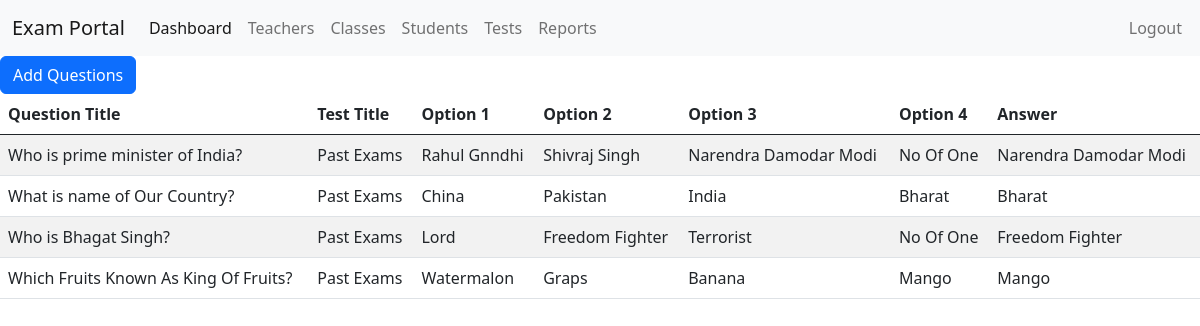
/questions.php?id=8 (signed in), run on the app's committed database.
### tables this page shows
CREATE TABLE `questions` (
  `q_id` int(11) NOT NULL,
  `test_id` int(11) NOT NULL,
  `q_title` text NOT NULL,
  `op1` text NOT NULL,
  `op2` text NOT NULL,
  `op3` text NOT NULL,
  `op4` text NOT NULL,
  `answer` text NOT NULL,
  `created_date` datetime NOT NULL DEFAULT current_timestamp(),
  `status` tinyint(2) NOT NULL DEFAULT 1
);

CREATE TABLE `tests` (
  `test_id` int(11) NOT NULL,
  `test_title` varchar(255) NOT NULL,
  `class_id` int(11) NOT NULL,
  `nagetive_marks` float NOT NULL DEFAULT 0,
  `per_question_marks` float NOT NULL DEFAULT 1,
  `no_of_questions` int(11) NOT NULL DEFAULT 1,
  `test_date` date NOT NULL DEFAULT current_timestamp(),
  `test_start_time` time NOT NULL,
  `test_end_time` time NOT NULL,
  `created_date` datetime NOT NULL DEFAULT current_timestamp(),
  `status` tinyint(4) NOT NULL DEFAULT 1
);

### questions.php (the view, shortened to what this page needs)
<?php
include('header.php');
include('navbar.php');
$db = mysqli_connect('localhost','root','','ex_portal');
$test_id = $_GET['id'];
$questions = $db->query("SELECT * FROM questions INNER JOIN tests ON tests.test_id = questions.test_id WHERE questions.test_id = $test_id");
?>
<button type="button" class="btn btn-primary" data-bs-toggle="modal" data-bs-target="#exampleModal">
  Add Questions
</button>
<table id="example" class="table table-striped" style="width:100%">
        <thead>
            <tr>
                <th>Question Title</th>
                <th>Test Title</th>
                <th>Option 1</th>
                <th>Option 2</th>
                <th>Option 3</th>
                <th>Option 4</th>
                <th>Answer</th>
            </tr>
        </thead>
        <tbody>
            <?php foreach($questions as $ques) {?>
            <tr>
                <td> <?php echo $ques['q_title'];?></td>
                <td> <?php echo $ques['test_title'];?></td>
                <td> <?php echo $ques['op1'];?></td>
                <td> <?php echo $ques['op2'];?></td>
                <td> <?php echo $ques['op3'];?></td>
                <td> <?php echo $ques['op4'];?></td>
                <td> <?php echo $ques['answer'];?></td>
            </tr>
            <?php } ?>
    </tbody>
</table>
<?php include('footer.php');?>

### data on the page
questions: q_title "Who is prime minister of India?", test.test_title "Past Exams", op1 "Rahul Gnndhi", op2 "Shivraj Singh", op3 "Narendra Damodar Modi", op4 "No Of One", answer "Narendra Damodar Modi"
questions: q_title "What is name of Our Country?", test.test_title "Past Exams", op1 "China", op2 "Pakistan", op3 "India", op4 "Bharat", answer "Bharat"
questions: q_title "Who is Bhagat Singh?", test.test_title "Past Exams", op1 "Lord", op2 "Freedom Fighter", op3 "Terrorist", op4 "No Of One", answer "Freedom Fighter"
questions: q_title "Which Fruits Known As King Of Fruits?", test.test_title "Past Exams", op1 "Watermalon", op2 "Graps", op3 "Banana", op4 "Mango", answer "Mango"
